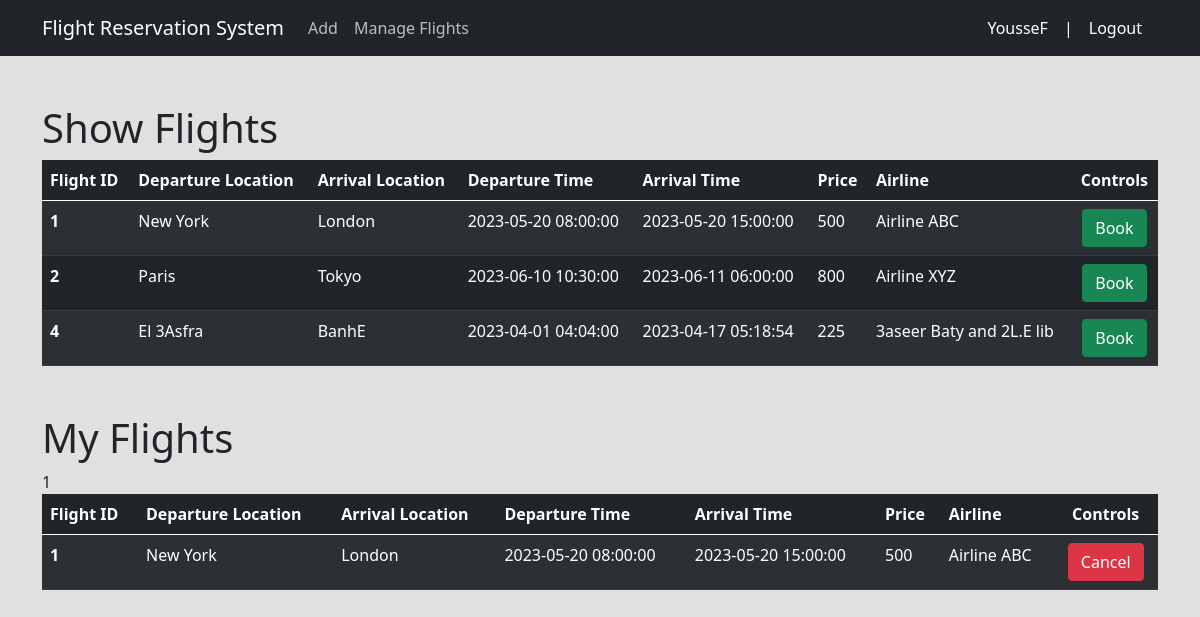
Page /home.php (signed in) on the committed database.
### tables this page shows
CREATE TABLE IF NOT EXISTS `flight` (
  `flight_id` int NOT NULL AUTO_INCREMENT,
  `dep_location` varchar(130) NOT NULL,
  `arrival_location` varchar(130) NOT NULL,
  `dep_time` datetime NOT NULL,
  `arrival_time` datetime NOT NULL,
  `price` float NOT NULL,
  `aircraft_id` int NOT NULL,
  `airline` varchar(130) NOT NULL,
  PRIMARY KEY (`flight_id`),
  KEY `aircraft_id` (`aircraft_id`)
);

CREATE TABLE IF NOT EXISTS `reservation` (
  `res_id` int NOT NULL AUTO_INCREMENT,
  `user_id` int DEFAULT NULL,
  `flight_id` int DEFAULT NULL,
  `seat_id` int DEFAULT NULL,
  `date` datetime NOT NULL,
  PRIMARY KEY (`res_id`),
  KEY `seat_id` (`seat_id`),
  KEY `reservation_ibfk_1` (`user_id`),
  KEY `reservation_ibfk_2` (`flight_id`)
);

### home.php (the view, shortened to what this page needs)
<?php
    $pageTitle = 'Show Flights';
    include 'init.php';
    include $template . 'header.php';
    include $template.'navbar.php';
    $user_id = $_SESSION['user']['user_id'];
    $sql = "SELECT * FROM flight";
    $stmt = $conn->prepare($sql);
    $stmt->execute();
    $flights = $stmt->fetchAll();
    $sql = "
        SELECT * FROM flight
        JOIN reservation ON flight.flight_id = reservation.flight_id
        WHERE reservation.user_id = $user_id
        GROUP BY reservation.flight_id
        ORDER BY reservation.flight_id
        ";
    $stmt = $conn->prepare($sql);
    $stmt->execute();
    $myflights = $stmt->fetchAll();
    ?>
<div class="container my-5">
    <h1>Show Flights</h1>
    <table class="table table-dark table-striped">
        <thead>
        <tr>
            <th scope="col">Flight ID</th>
            <th scope="col">Departure Location</th>
            <th scope="col">Arrival Location</th>
            <th scope="col">Departure Time</th>
            <th scope="col">Arrival Time</th>
            <th scope="col">Price</th>
            <th scope="col">Airline</th>
            <th scope="col" class="text-center">Controls</th>
        </tr>
        </thead>
        <tbody>
        <?php foreach($flights as $flight){ ?>
            <tr>
                <th scope="row"><?=$flight['flight_id']?></th>
                <td><?=$flight['dep_location']?></td>
                <td><?=$flight['arrival_location']?></td>
                <td><?=$flight['dep_time']?></td>
                <td><?=$flight['arrival_time']?></td>
                <td><?=$flight['price']?></td>
                <td><?=$flight['airline']?></td>
                <td class="text-center">
                    <form action="book-flight.php" method="GET">
                        <input type="submit" value="Book" class="btn btn-success"/>
                    </form>
                </td>
            </tr>
        <?php } ?>
        </tbody>
    </table>
</div>
    <div class="container my-5">
        <h1>My Flights</h1>
        <table class="table table-dark table-striped">
            <thead>
            <tr>
                <th scope="col">Flight ID</th>
                <th scope="col">Departure Location</th>
                <th scope="col">Arrival Location</th>
                <th scope="col">Departure Time</th>
                <th scope="col">Arrival Time</th>
                <th scope="col">Price</th>
                <th scope="col">Airline</th>
                <th scope="col" class="text-center">Controls</th>
            </tr>
            </thead>
            <tbody>
            <?php foreach($myflights as $flight){ ?>
                <tr>
                    <th scope="row"><?=$flight['flight_id']?></th>
                    <td><?=$flight['dep_location']?></td>
                    <td><?=$flight['arrival_location']?></td>
                    <td><?=$flight['dep_time']?></td>
                    <td><?=$flight['arrival_time']?></td>
                    <td><?=$flight['price']?></td>
                    <td><?=$flight['airline']?></td>
                    <td class="text-center">
                        <form action="delete-seat.php" method="GET">
                            <input type="submit" value="Cancel" class="btn btn-danger"/>
                        </form>
                    </td>
                </tr>
            <?php } ?>
            </tbody>
        </table>
    </div>
<?php
    include $template . 'footer.php';
?>

### includes/header.php (shortened to what this page needs)
<!doctype html>
<html lang="en">
    <head>
        <link rel="stylesheet" href="layout/css/bootstrap.min.css">
        <link rel="stylesheet" href="layout/css/all.min.css">
        <link rel="stylesheet" href="layout/css/loginRegist.css">
    </head>
    <body>

### includes/navbar.php (shortened to what this page needs)
<nav class="navbar navbar-expand-lg bg-dark">
    <div class="container">
        <a class="navbar-brand text-white" href="index.php">Flight Reservation System</a>
        <div class="collapse navbar-collapse" id="navbarSupportedContent">
            <ul class="navbar-nav me-auto mb-2 mb-lg-0">
                <?php if(isset($_SESSION['user'])): ?>
                    <?php if($_SESSION['user']['role']): ?>
                    <li class="nav-item">
                        <a class="nav-link <?=$pageTitle === "Add Flights" ? 'active' : ''?>" aria-current="page" href="add.php">Add</a>
                    </li>
                    <li class="nav-item">
                        <a class="nav-link <?=$pageTitle === 'Manage Flights' ? 'active' : ''?>" aria-current="page" href="flight-manage.php">Manage Flights</a>
                    </li>
                    <?php endif; ?>
                <?php endif; ?>
            </ul>
            <?php if(isset($_SESSION['user'])): ?>
            <div>
                <a class="nav-link text-white" href="profile.php">
                    <i class="fa fa-user"></i>
                    <?php
                            echo $_SESSION['user']['fname']; ?>
                </a>
            </div>
            <span class="text-white d-none d-sm-block">|</span>
            <div>
                <a class="nav-link text-white" href="logout.php"> Logout </a>
            </div>
            <?php endif; ?>
        </div>
    </div>
</nav>

### includes/footer.php (shortened to what this page needs)
    </body>
</html>

### layout/css/loginRegist.css (style rules this page uses)
body { background-color: #e0e0e0; box-sizing: border-box; }
.nav-link { color: rgba(255, 255, 255, 0.7); }

### rows in the picture
flight: flight_id "1", dep_location "New York", arrival_location "London", dep_time "2023-05-20 08:00:00", arrival_time "2023-05-20 15:00:00", price "500", airline "Airline ABC"
flight: flight_id "2", dep_location "Paris", arrival_location "Tokyo", dep_time "2023-06-10 10:30:00", arrival_time "2023-06-11 06:00:00", price "800", airline "Airline XYZ"
flight: flight_id "4", dep_location "El 3Asfra", arrival_location "BanhE", dep_time "2023-04-01 04:04:00", arrival_time "2023-04-17 05:18:54", price "225", airline "3aseer Baty and 2L.E lib"
reservation: flight "1", flight.dep_location "New York", flight.arrival_location "London", flight.dep_time "2023-05-20 08:00:00", flight.arrival_time "2023-05-20 15:00:00", flight.price "500", flight.airline "Airline ABC"

### other values in the picture
$_SESSION['user']['fname'] "YousseF"
